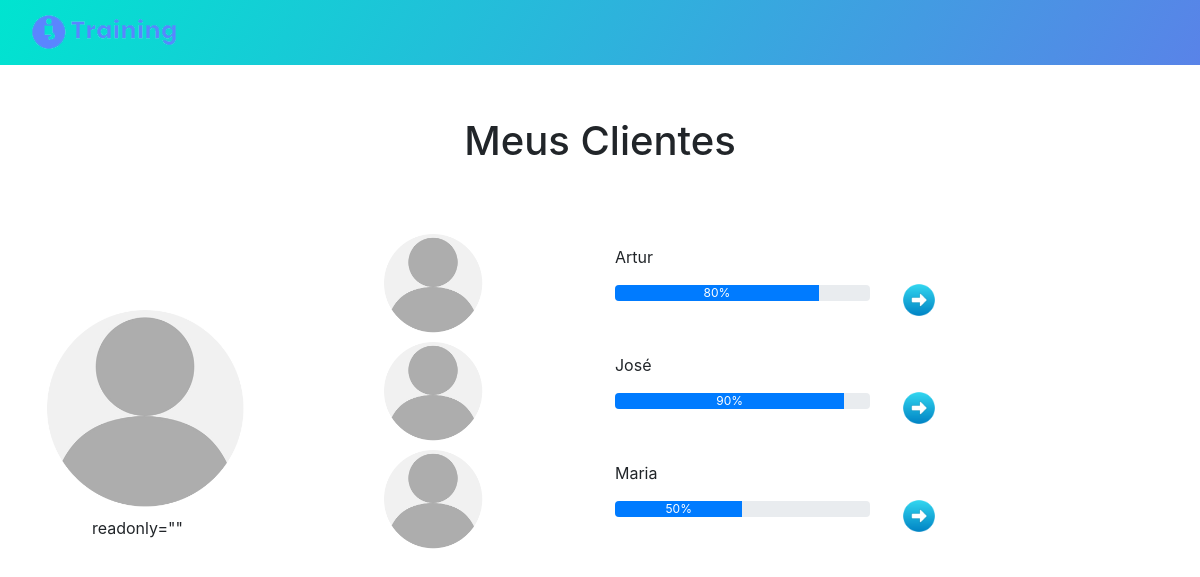
Before: /myclients with the older database file.
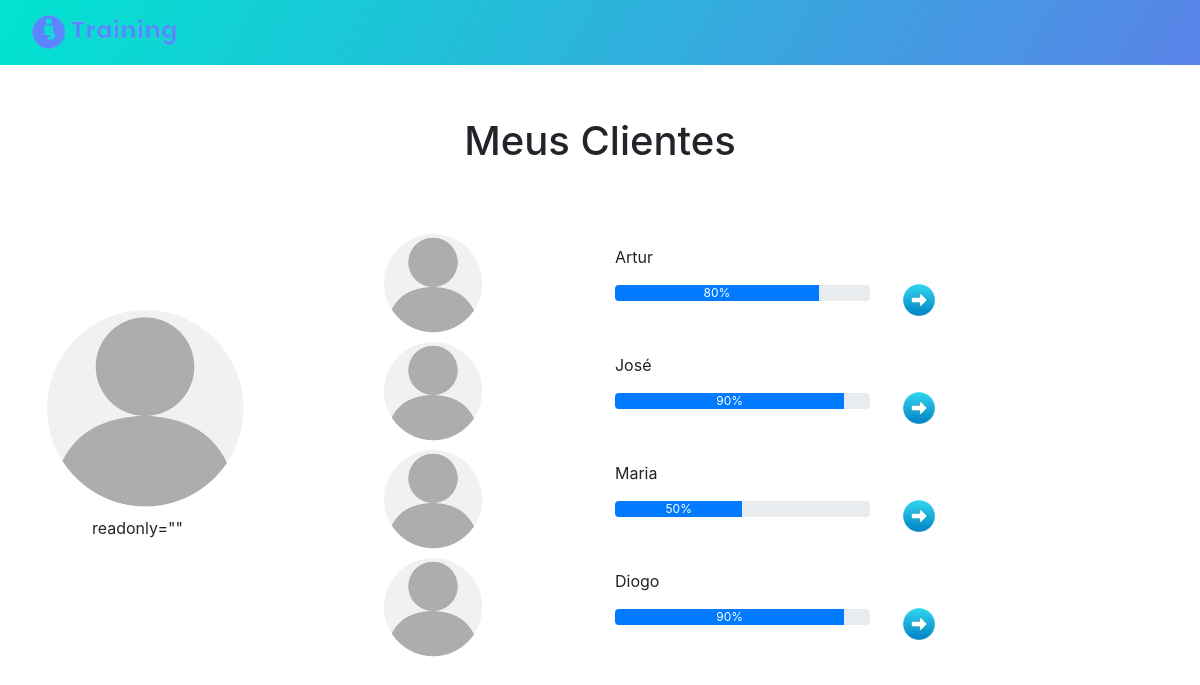
After: the same page with the newer database file.
### tables this page shows
CREATE TABLE CLIENT_DETAILS(
                                        [email] text, 
                                        [Client_Name] text, 
                                        [Password] text , 
                                        [Address] text, 
                                        [City] text,
                                        [Phone_Number] INTEGER,
                                        [Postal_Code] INTEGER, 
                                        [Birthday] text, 
                                        [Weight] INTEGER, 
                                        [Height] INTEGER, 
                                        [Obj] text, 
                                        [Problems] text);

### app.py (the view)
@app.route('/myclients')
def my_clients():
    lista_clients = get_all_clients()
    return render_template('myclients.html',lc = lista_clients)

### databases/database.py (called while the page is built)
def get_all_clients():
    conn = sqlite3.connect('databases/' + db)
    c = conn.cursor()
    c.execute('''SELECT * FROM CLIENT_DETAILS''')
    return c.fetchall()

### templates/myclients.html (shortened to what this page needs)
{% extends "base.html" %}
{% block content %}
<head>
    <link rel="stylesheet" href="{{ url_for('static', filename='css/bootstrap.min.css') }}">
    <link rel="stylesheet" href="{{ url_for('static', filename='css/ionicons.min.css') }}">
</head>
<body>
        <section class="portfolio-block projects-with-sidebar">
            <div class="container">
                <div class="row center d-flex align-items-center myheight myheader">
                    <div class="col">
                        <h1>Meus Clientes</h1>
                    </div>
                </div>
                <div class="row">
                    <div class="col-md-3"><img src="{{ url_for('static', filename='/img/avatar.jpg') }}" style="height: 200px;width: 200px;margin-top: 83px;"><input class="form-control-plaintext bg-white border-white shadow-none" type="text" value={{current_user.name}} readonly="" style="margin-top: 0px;margin-right: 0px;margin-bottom: 0px;margin-left: 40px;padding: 7px;"></div>
                    <div class="col-md-9">
                        {% for x in lc%}
                        <div class="row">
                            <div class="col-md-6 col-lg-4 project-sidebar-card"><a href="#"></a><img class="rounded-circle img-fluid image scale-on-hover" src="{{ url_for('static', filename='img/avatar.jpg') }}" style="width: 100px;height: 100 px;margin: 0px;margin-top: 8px;margin-right: 0px;margin-left: 53px;"></div>
                            <div class="col-md-6 col-lg-4 project-sidebar-card"><a href="#"></a>
                                <p style="margin-top: 20px;">{{x[1]}}</p>
                                <div class="progress" style="margin-top: auto;">
                                    <div class="progress-bar" aria-valuenow="50" aria-valuemin="0" aria-valuemax="100" style="width: {{x[8]}}%">{{x[8]}}%</div>
                                </div>
                            </div>
                            <div class="col-md-6 col-lg-4 project-sidebar-card"><a href="{{ url_for('addtrain') }}"><img class="rounded-circle" src="{{ url_for('static', filename='img/circled.jpg') }}" style="margin-top: 56px;background: rgba(248,249,250,0);padding: 0px;width: 38px;"></a></div>
                        </div>
                        {% endfor%}
                        </div>
                    </div>
                </div>
        </section>
    </body>
{% endblock %}

### templates/base.html (shortened to what this page needs)
<!DOCTYPE html>
<html>
<head>
    <link rel="stylesheet" href="{{ url_for('static', filename='bootstrap/css/bootstrap.min.css') }}">
    <link rel="stylesheet" href="{{ url_for('static', filename='css/Footer-Basic.css') }}">
    <link rel="stylesheet" href="{{ url_for('static', filename='css/gradient-navbar-1.css') }}">
    <link rel="stylesheet" href="{{ url_for('static', filename='css/gradient-navbar.css') }}">
    <link rel="stylesheet" href="{{ url_for('static', filename='css/login-form-1.css') }}">
    <link rel="stylesheet" href="{{ url_for('static', filename='css/login-form.css') }}">
    <link rel="stylesheet" href="{{ url_for('static', filename='css/styles.css') }}">
    <link rel="stylesheet" href="{{ url_for('static', filename='css/styles.css') }}">
</head>
<body>
    <nav class="navbar navbar-dark navbar-expand-md" id="app-navbar">
        <div class="container-fluid">
            <a class="navbar-brand" href="#"><img src="{{ url_for('static', filename='img/logo.png') }}"></a>
        </div>
    </nav>
    {% block content %}
    {% endblock %}
</body>
</html>

### static/css/gradient-navbar-1.css (style rules this page uses)
#app-navbar { background: linear-gradient(120deg, #00e4d0, #5983e8); }

### static/css/gradient-navbar.css (style rules this page uses)
#app-navbar { background: linear-gradient(120deg, #00e4d0, #5983e8); }

### static/css/login-form-1.css (style rules this page uses)
.center { text-align: center; }
html, body { width: 100%; height: 100%; }

### static/css/login-form.css (style rules this page uses)
.center { text-align: center; }

### static/css/styles.css (style rules this page uses)
.myheader { height: 20vh; }

Changed rows visible on the page:
added CLIENT_DETAILS: Client_Name "Diogo", Weight "90"
